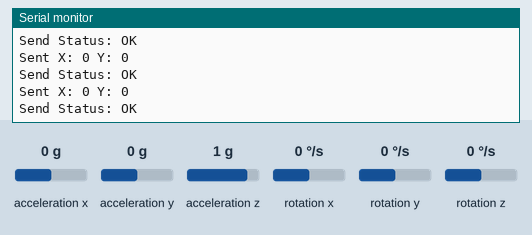
A sketch run on a simulated ESP32. On the bench: the last lines printed to the serial monitor. Inputs (shaded band) come from the test bench; at power-on: acceleration x 0 g, acceleration y 0 g, acceleration z 1 g, rotation x 0 °/s, rotation y 0 °/s, rotation z 0 °/s.

Above: at 2.2 s.
2.3 s: acceleration x set to -1.4 g
At 2.44 s:
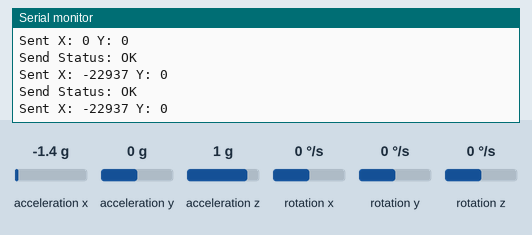
5.3 s: acceleration y set to -1.4 g
At 5.31 s:
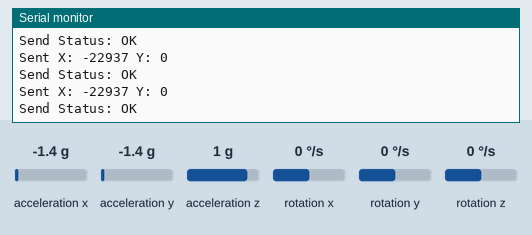
6.8 s: acceleration x set to -0.8 g
At 6.84 s:
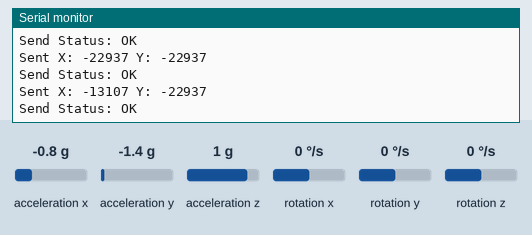
Timing chart, 0 to 9.8 s (numbered marks = the images above; inputs shaded):
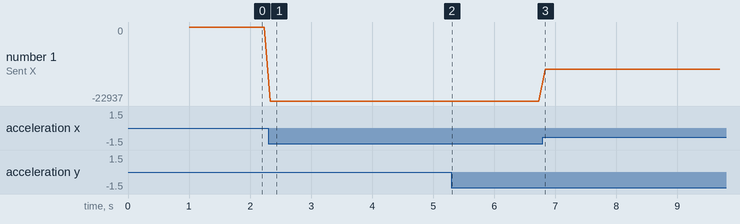

The sketch:

hand_unit.ino
```cpp
#include <WiFi.h>
#include <esp_now.h>
#include <Wire.h>
#include <MPU6050.h>

// ================= MPU =================
MPU6050 mpu;

// ================= DATA STRUCT ===================
typedef struct {
  int x;
  int y;
} GestureData;

GestureData dataToSend;

// ===== Wheelchair MAC =====
uint8_t wheelchairMAC[6] = {0xF4,0x2D,0xC9,0x6C,0x3F,0x34};

// ===== SEND CALLBACK =====
void OnDataSent(const wifi_tx_info_t *info, esp_now_send_status_t status) {
  Serial.print("Send Status: ");
  Serial.println(status == ESP_NOW_SEND_SUCCESS ? "OK" : "FAIL");
}

void setup() {
  Serial.begin(115200);
  delay(1000);

  Serial.println("===== HAND UNIT START =====");

  Wire.begin(21, 22);
  mpu.initialize();

  WiFi.mode(WIFI_STA);
  Serial.print("Hand Unit MAC: ");
  Serial.println(WiFi.macAddress());

  if (esp_now_init() != ESP_OK) {
    Serial.println("ESP-NOW Init Failed");
    return;
  }

  esp_now_register_send_cb(OnDataSent);

  esp_now_peer_info_t peerInfo = {};
  memcpy(peerInfo.peer_addr, wheelchairMAC, 6);
  peerInfo.channel = 0;
  peerInfo.encrypt = false;

  if (esp_now_add_peer(&peerInfo) != ESP_OK) {
    Serial.println("Failed to add peer");
    return;
  }

  Serial.println("Hand Unit Ready");
  Serial.println("---------------------------");
}

void loop() {
  int16_t ax, ay, az;
  mpu.getAcceleration(&ax, &ay, &az);

  dataToSend.x = ax;
  dataToSend.y = ay;

  esp_now_send(wheelchairMAC,
               (uint8_t *)&dataToSend,
               sizeof(dataToSend));

  Serial.print("Sent X: ");
  Serial.print(ax);
  Serial.print(" Y: ");
  Serial.println(ay);

  delay(100);
}
```

Measured:
- after the input at 2.3 s, the serial monitor: prints a new line at once (image 1)
- after the input at 6.8 s, the serial monitor: prints a new line at once (image 3)
- plotted number 1: 0 → -22937 after the input at 2.3 s, -22937 → -13107 after the input at 6.8 s
